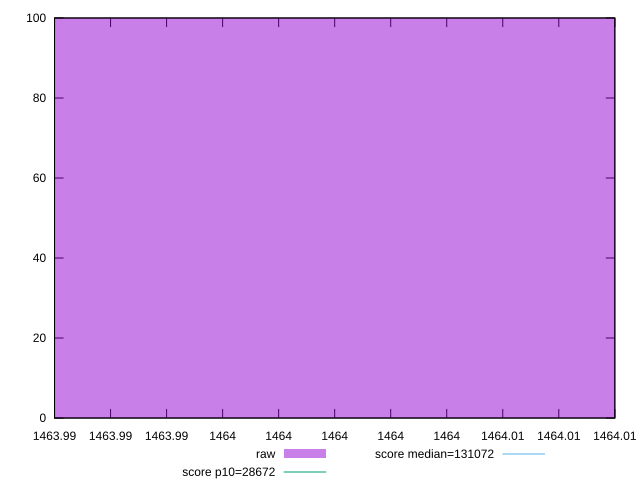

Reproduce this figure in gnuplot.
reset

$raw <<EOF
1464 100
EOF

set key outside below
set boxwidth 0.1
set xrange [1463.99:1464.01]
set yrange [0:100]
set trange [0:100]
set style fill transparent solid 0.5 noborder

set parametric
set terminal svg size 640, 490 enhanced background rgb 'white'
set output "report_00008_2021-01-22T20:58:29.167/uses-long-cache-ttl/samples/pages+cached+noexternal+nocss/raw/histogram.svg"

plot $raw title "raw" with boxes, \
     28672,t title "score p10=28672", \
     131072,t title "score median=131072"

reset
